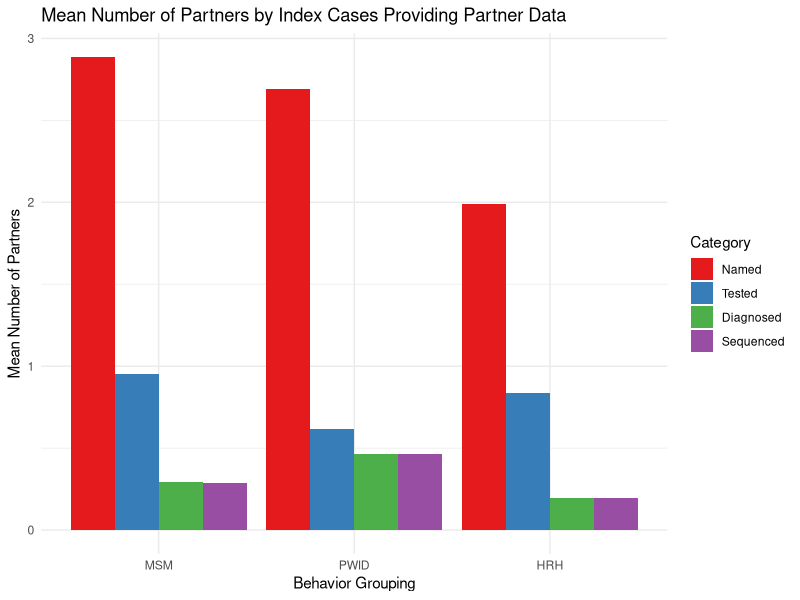
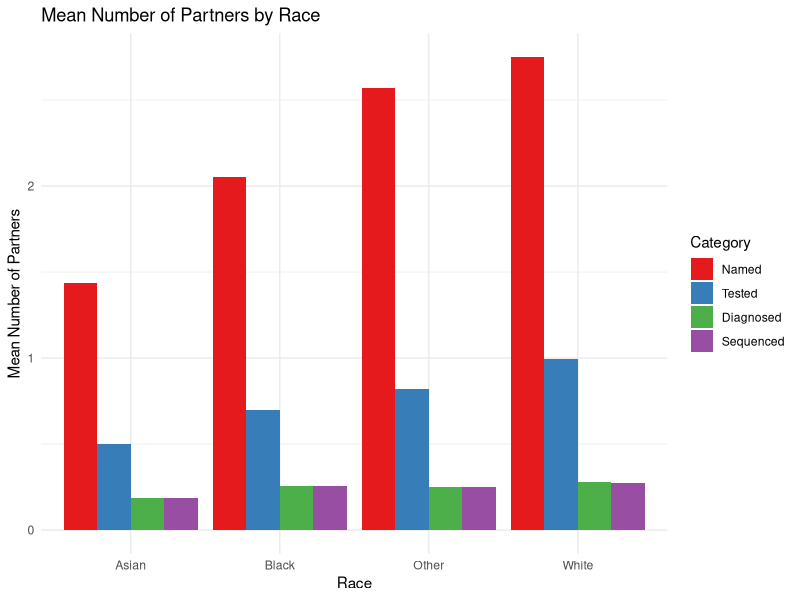
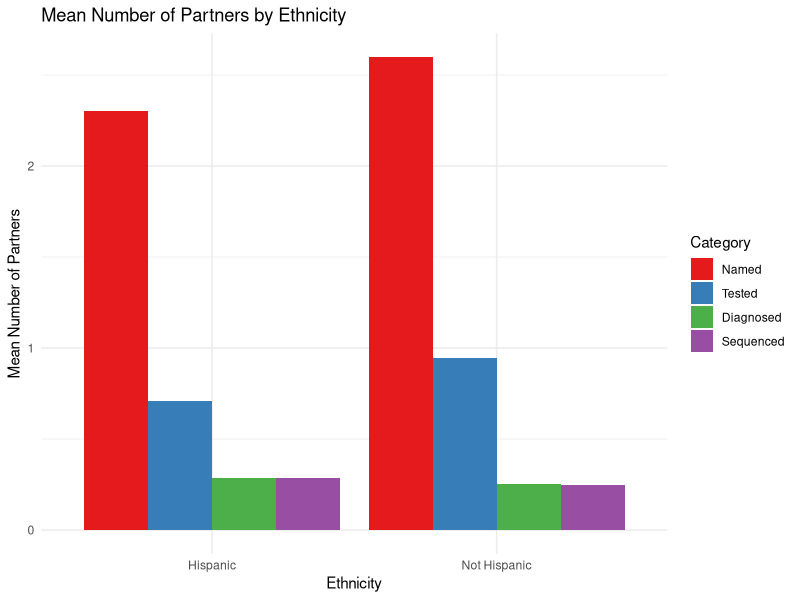
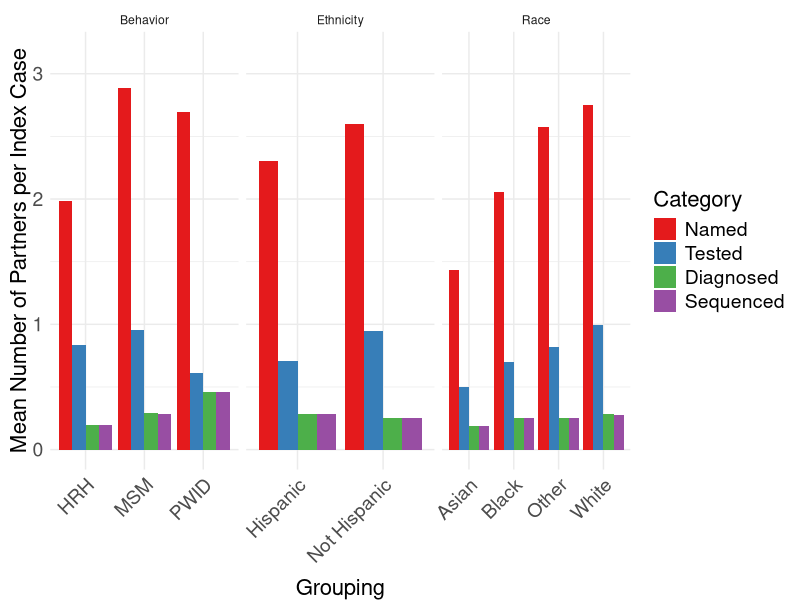
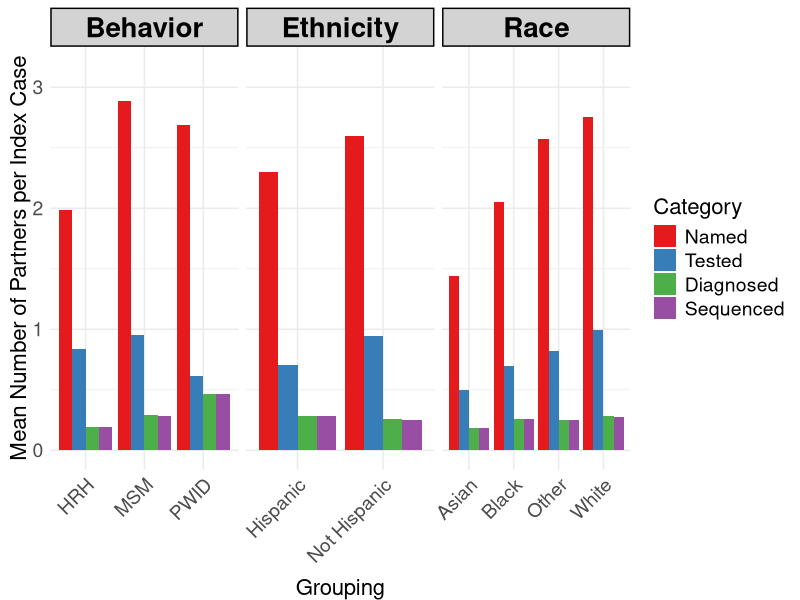

Source code (R) for these figures, in order:
library(tidyr)
library(ggplot2)


# Behavior

# Adjusted sample data based on the information provided
df <- data.frame(
  Grouping = c("MSM", "PWID", "HRH"),
  Named_Mean = c(794/275, 70/26, 318/160),  # Mean number of named partners
  Tested_Mean = c(262/275, 16/26, 134/160),  # Mean number of tested partners
  Diagnosed_Mean = c(81/275, 12/26, 31/160),  # Mean number of diagnosed partners in SDB
  Sequenced_Mean = c(79/275, 12/26, 31/160)  # Mean number of sequenced partners in SDB
)



df_long <- df %>%
  gather(Category, Value, -Grouping)


df_long$Category <- factor(df_long$Category, 
                           levels = c("Named_Mean", "Tested_Mean", "Diagnosed_Mean", "Sequenced_Mean"))




# Plot
ggplot(df_long, aes(x = factor(Grouping, levels=c("MSM", "PWID", "HRH")), 
                    y = Value, fill = Category)) +
  geom_bar(stat = "identity", position = "dodge") +
  labs(title = "Mean Number of Partners by Index Cases Providing Partner Data",
       y = "Mean Number of Partners",
       x = "Behavior Grouping") +
  scale_fill_brewer(palette="Set1", 
                    breaks=c("Named_Mean", "Tested_Mean", "Diagnosed_Mean", "Sequenced_Mean"),
                    labels=c("Named", "Tested", "Diagnosed", "Sequenced")) +
  theme_minimal()


# Race

df_race <- data.frame(
  Grouping = c("White", "Black", "Asian", "Other"),
  Named_Mean = c(861/313, 273/133, 23/16, 72/28),
  Tested_Mean = c(311/313, 93/133, 8/16, 23/28),
  Diagnosed_Mean = c(88/313, 34/133, 3/16, 7/28),
  Sequenced_Mean = c(86/313, 34/133, 3/16, 7/28)
)

df_race_long <- df_race %>%
  gather(Category, Value, -Grouping)

df_race_long$Category <- factor(df_race_long$Category, 
                                levels = c("Named_Mean", "Tested_Mean", "Diagnosed_Mean", "Sequenced_Mean"))



ggplot(df_race_long, aes(x = Grouping, 
                         y = Value, fill = Category)) +
  geom_bar(stat = "identity", position = "dodge") +
  labs(title = "Mean Number of Partners by Race",
       y = "Mean Number of Partners",
       x = "Race") +
  scale_fill_brewer(palette="Set1", 
                    breaks=c("Named_Mean", "Tested_Mean", "Diagnosed_Mean", "Sequenced_Mean"),
                    labels=c("Named", "Tested", "Diagnosed", "Sequenced")) +
  theme_minimal()



## Ethnicity


df_ethnicity <- data.frame(
  Grouping = c("Hispanic", "Not Hispanic"),
  Named_Mean = c(322/140, 928/357),
  Tested_Mean = c(99/140, 338/357),
  Diagnosed_Mean = c(40/140, 91/357),
  Sequenced_Mean = c(40/140, 89/357)
)

df_ethnicity_long <- df_ethnicity %>%
  gather(Category, Value, -Grouping)

df_ethnicity_long$Category <- factor(df_ethnicity_long$Category, 
                                     levels = c("Named_Mean", "Tested_Mean", "Diagnosed_Mean", "Sequenced_Mean"))

# Plot for Ethnicity
ggplot(df_ethnicity_long, aes(x = Grouping, 
                              y = Value, fill = Category)) +
  geom_bar(stat = "identity", position = "dodge") +
  labs(title = "Mean Number of Partners by Ethnicity",
       y = "Mean Number of Partners",
       x = "Ethnicity") +
  scale_fill_brewer(palette="Set1", 
                    breaks=c("Named_Mean", "Tested_Mean", "Diagnosed_Mean", "Sequenced_Mean"),
                    labels=c("Named", "Tested", "Diagnosed", "Sequenced")) +
  theme_minimal()


# Combine all datasets into one
df_long$Type <- "Behavior"
df_race_long$Type <- "Race"
df_ethnicity_long$Type <- "Ethnicity"

combined_df <- rbind(df_long, df_race_long, df_ethnicity_long)

# Plot
p <- ggplot(combined_df, aes(x = Grouping, y = Value, fill = Category)) +
  geom_bar(stat = "identity", position = "dodge") +
  labs(y = "Mean Number of Partners per Index Case") +
  scale_fill_brewer(palette="Set1", 
                    breaks=c("Named_Mean", "Tested_Mean", "Diagnosed_Mean", "Sequenced_Mean"),
                    labels=c("Named", "Tested", "Diagnosed", "Sequenced"),
                    name="Category") +
  theme_minimal() +
  theme(
    plot.title = element_text(size = 18, face = "bold"),
    axis.title.x = element_text(size = 16, vjust=-0.5),  # vjust for vertical adjustment
    axis.title.y = element_text(size = 16, vjust=0.5),  # vjust for vertical adjustment
    axis.text.x = element_text(size = 14, angle = 45, hjust = 1),  # Angle for better label readability
    axis.text.y = element_text(size = 14),
    legend.text = element_text(size = 14),
    legend.title = element_text(size = 16),
  ) +
  facet_wrap(~Type, scales = "free_x", ncol = 3) +  # The 'scales' argument keeps the x-axis free, and 'ncol' specifies number of columns
  ylim(0, max(combined_df$Value) + 0.1*max(combined_df$Value))  # Ensure consistent y-axis with some space on top

print(p)

p <- 
  p + theme(
  plot.title = element_text(size = 18, face = "bold"),
  axis.title.x = element_text(size = 16, vjust=-0.5),  # vjust for vertical adjustment
  axis.title.y = element_text(size = 16, vjust=0.5),  # vjust for vertical adjustment
  axis.text.x = element_text(size = 14, angle = 45, hjust = 1),  # Angle for better label readability
  axis.text.y = element_text(size = 14),
  legend.text = element_text(size = 14),
  legend.title = element_text(size = 16),
  
  # Customizing the facet titles
  strip.text = element_text(size = 20, face = "bold", color = "black"),  # Make facet titles larger, bolder, and black
  strip.background = element_rect(fill = "lightgray", color = "black", size = 1)  # Change the background color and border of facet titles
)

# p <- p + 
#   theme(
#     plot.margin = margin(5, 40, 5, 5, "pt")  # Add more space on the right side
#   ) +
#   annotate(
#     geom = "text", x = Inf, y = Inf, 
#     label = "MSM: Men who have Sex with Men",
#     hjust = 1.5, vjust = 1, size = 4, 
#     family = "sans", color = "black"
#   ) +
#   annotate(
#     geom = "text", x = Inf, y = Inf - 0.1, 
#     label = "HRH: High-Risk Heterosexuals",
#     hjust = 1.5, vjust = 1, size = 4, 
#     family = "sans", color = "black"
#   ) +
#   annotate(
#     geom = "text", x = Inf, y = Inf - 0.2, 
#     label = "PWID: Persons who Inject Drugs",
#     hjust = 1.5, vjust = 1, size = 4, 
#     family = "sans", color = "black"
#   ) +
#   theme(
#     strip.text = element_text(size = 20, face = "bold", color = "black"),  
#     strip.background = element_rect(fill = "lightgray", color = "black", linewidth = 1)  
#   )

print(p)
